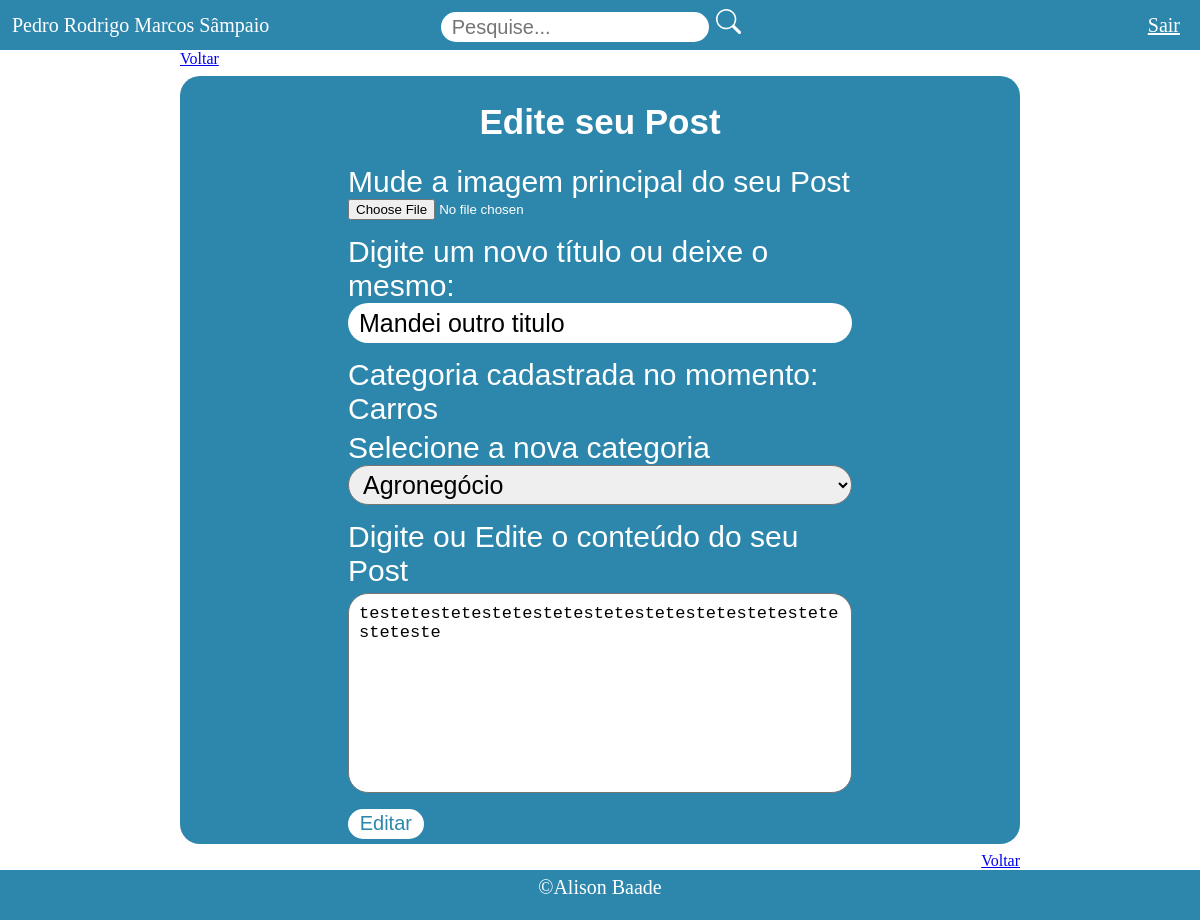
Page /posts/edit_post/21 (signed in) on the committed database.
### perfilUser/models.py (models this page shows)
class Usuario(models.Model):
    nivel_acesso = (
        ('AD', 'Administrador'),
        ('AU', 'Autor'),
        ('CO', 'Comum')
    )
    sexo = (
        ('M', 'Masculino'),
        ('F', 'Feminio')
    )
    nome = models.CharField(max_length=50)
    email = models.EmailField()
    tipo = models.CharField(max_length=2, choices=nivel_acesso,)
    senha = models.CharField(max_length=64)
    data_nascimento = models.DateField(blank=True, null=True)
    sexo_usuario = models.CharField(max_length=1,choices=sexo, default=sexo[0], blank=True, null=True)
    class Meta:
        ordering = ['nome']
    def __str__(self):
        return self.nome

### Postagem/models.py (models this page shows, shortened)
class Post(models.Model):
    imagem = models.ImageField(upload_to='img_principal', default='img_principal/sem-img.jpg')
    titulo = models.CharField(max_length=100)
    categoria = models.ForeignKey(Categoria, on_delete=models.CASCADE)
    autor = models.ForeignKey(Usuario, on_delete=models.CASCADE)
    data_cadastro = models.DateTimeField(default=datetime.now, null=True)
    conteudo = models.TextField(max_length=1000)

class Categoria(models.Model):
    nome = models.CharField(max_length=15)
    def __str__(self):
        return self.nome
    class Meta:
        ordering = ['nome']

### Postagem/views.py (the view)
# urls.py: path('edit_post/<int:id>', views.edit_post, name='edit_post'),
def edit_post(request, id):
    if request.session.get('usuario'):
        post = Post.objects.filter(id = id).first()
        categorias = Categoria.objects.all()
        usuario_req = request.session.get('usuario')
        usuario = Usuario.objects.filter(id=usuario_req).first()
        if usuario.tipo == 'AU':
            usuario_logado = usuario
            return render(request, 'edit_post.html', {'post' : post,
                                                    'categorias' : categorias,
                                                    'usuario_logado' : usuario_logado})

### Postagem/templates/edit_post.html (shortened to what this page needs)
<body>
    {% include 'header.html' %}
    <div class="body-conf">
        <a href="{% url 'home' %}">Voltar</a>
        <section class="d-flex flex-dir alg-itens-center margin-top-section">
            <div class="margin-b-h1 margin-div">
                <h1 class="h1-cadastro font-sans">Edite seu Post</h1>
            </div>
            <form class="d-grid font-sans form-width" action="{% url 'alterar_post' post.id %}" method="POST" enctype="multipart/form-data">
                <div class="d-grid style-label margin-div">
                    <label for="imagem">Mude a imagem principal do seu Post</label>
                    <input type="file" name="imagem" accept="image/*">
                </div>
                <div class="d-grid style-label margin-div">
                    <label for="titulo">Digite um novo título ou deixe o mesmo:</label>
                    <input class="style-input" name="titulo" type="text" value="{{post.titulo}}">
                </div>
                <div class="d-grid style-label margin-div">
                    <label class="margin-b-h1" for="categoria"> Categoria cadastrada no momento: {{post.categoria}}</label>
                    <label for="categoria">Selecione a nova categoria</label>
                    <select class="select-style" name="categoria">
                        {% for categoria in categorias %}
                            <option value="{{categoria.nome}}">{{categoria.nome}}</option>
                        {% endfor %}
                    </select>
                </div>
                <div class="d-grid style-label margin-div">
                    <label for="conteudo">Digite ou Edite o conteúdo do seu Post</label>
                    <textarea class="text-area-style" name="conteudo" cols="30" rows="10">{{post.conteudo}}</textarea>
                </div>
                <div class="margin-div">
                    <button class="btn-edit cursor-pointer" type="submit">Editar</button>
                </div>
        </section>
        <div class="width-100 text-end">
            <a href="{% url 'home' %}">Voltar</a>
        </div>
    </div>
    {% include 'footer.html' %}
</body>

### templates/header.html (shortened to what this page needs)
{% load static %}
<!DOCTYPE html>
<html lang="pt-br">
<head>
    <link rel="stylesheet" href="{% static 'perfilUser/css/style.css' %}">
</head>
<header>
    <nav class="nav-header width-100 d-flex flex-dir-initial jus-cont-between alg-itens-center">
        <div class="div-nome-us">
            <p class="input-usuario">{{usuario_logado}}</p>
        </div>
        <div class="div-search">
            <div class="width-100">
                <form method="GET" id="search-form">
                    <input placeholder="Pesquise..." class="input-search" type="text" id="search" name="search" value="{{request.GET.search}}">
                </form>
            </div>
        </div>
        <div class="div-sair">
            <a class="input-sair" href="{% url 'logout' %}">Sair</a>
        </div>
    </nav>
</header>

### perfilUser/static/perfilUser/css/style.css (style rules this page uses)
* { margin: 0; padding: 0; }
.flex-dir { flex-direction: column; }
.flex-dir-initial { flex-direction: initial; }
.alg-itens-center { align-items: center; }
.d-grid { display: grid; }
.d-flex { display: flex; }
.jus-cont-between { justify-content: space-between; }
.cursor-pointer { cursor: pointer; }
.body-conf { background-color: #ffffff; margin-left: 15%; margin-right: 15%; }
.width-100 { width: 100%; }
.nav-header { background-color: #2d87ac; height: 50px; }
.div-search { width: 28%; }
.div-nome-us { width: 32%; margin-left: 1%; }
.div-sair { width: 32%; text-align: end; }
.input-search { height: 30px; margin: 0.8%; width: 80%; border: 1px solid transparent; border-radius: 20px; font-size: 20px; padding: 10px; }
.icon-src { width: 25px; height: 25px; margin-top: 1%; color: #ffffff; }
.input-sair { color: #ffffff; font-size: 20px; margin-right: 20px; }
.input-usuario { font-size: 20px; color: #ffffff; margin-right: 12%; }
.font-sans { font-family: sans-serif; }
.margin-top-section { background-color: #2d87ac; margin-top: 1%; margin-bottom: 1%; border-radius: 20px; }
.margin-b-h1 { margin-bottom: 1%; }
.form-width { width: 60%; }
.style-label { color: #ffffff; font-size: 30px; width: 100%; }
.style-input { height: 40px; font-size: 25px; border: 1px solid transparent; border-radius: 20px; padding-left: 10px; }
.margin-div { margin-top: 3%; }
.h1-cadastro { font-size: 35px; color: #ffffff; }
.select-style { height: 40px; border-radius: 20px; font-size: 25px; padding-left: 10px; }
.text-area-style { resize: none; height: 200px; font-size: 17px; border-radius: 20px; padding: 10px; margin-top: 1%; }
.btn-edit { height: 30px; width: 15%; font-size: 20px; background: #ffffff; color: #2d87ac; border-radius: 20px; border: 1px solid transparent; margin-bottom: 1%; }
.text-end { text-align: end; }

### rows in the picture
Usuario: nome "Pedro Rodrigo Marcos Sâmpaio"
Post: titulo "Mandei outro titulo", categoria "Carros", conteudo "testetestetestetestetestetestetestetestetestetesteteste"

### other values in the picture
form field categoria "Agronegócio"
